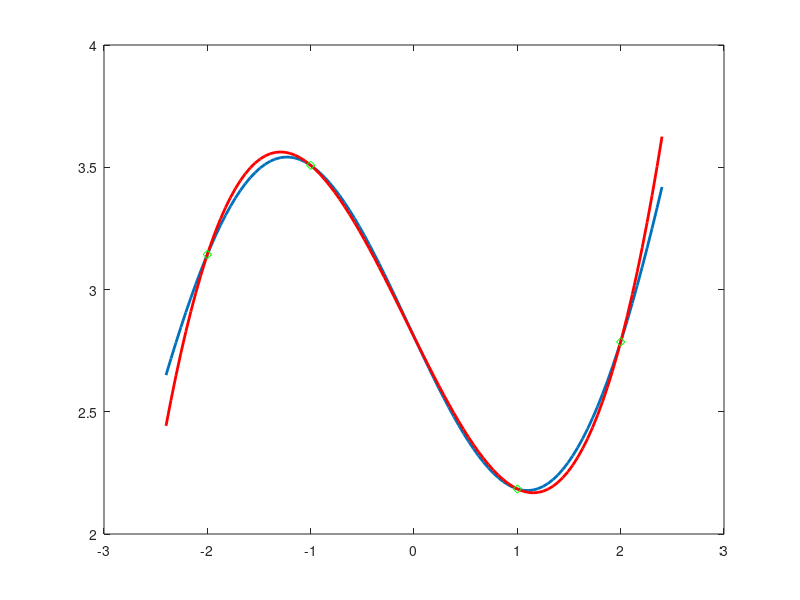

MATLAB code for this plot:
clear all

b=807; 

f = inline('(2.+0.001*807)*exp(x/6.)-(0.5+0.001*807)*sin(pi*x/3.)','x');  % 

x = [-2 -1 1 2];
n = length(x)-1;

fval = zeros(1,n+1);

% Now get the function-values for the given data-points (or they could be read in, instead)

for i = 1:(n+1)
  fval(i) = f(x(i));
end


% Calculate the coefficients of the Lagrange polynomials based on the points in the vector x

L = zeros(n+1,n+1);

for k = 1:(n+1)
  V=1;
  for j=1:(n+1)
    if (k ~=j)
      V = conv(V,poly(x(j)))/(x(k)-x(j));
    end  
  end
  L(k,:) = V;
end


% Now we can calculate the coefficients of the interpolating polynomial

C = fval*L;



% Calculate the data for the two plots

m = 100;
lower = min(x) - 0.4;
upper = max(x) + 0.4;
diff = upper - lower;

h = diff / m;

xx = zeros(m+1,1);
true_f = xx;
f_interp = xx;

for i = 1:(m+1)
  xx(i) = lower + (i-1)*h;
  true_f(i) = f(xx(i));
  f_interp(i) = polyval(C,xx(i));
end

plot(xx,true_f,'LineWidth',2);

hold on;

plot(xx,f_interp,'-r','LineWidth',2);

hold on;

plot(x,fval,'gd');


